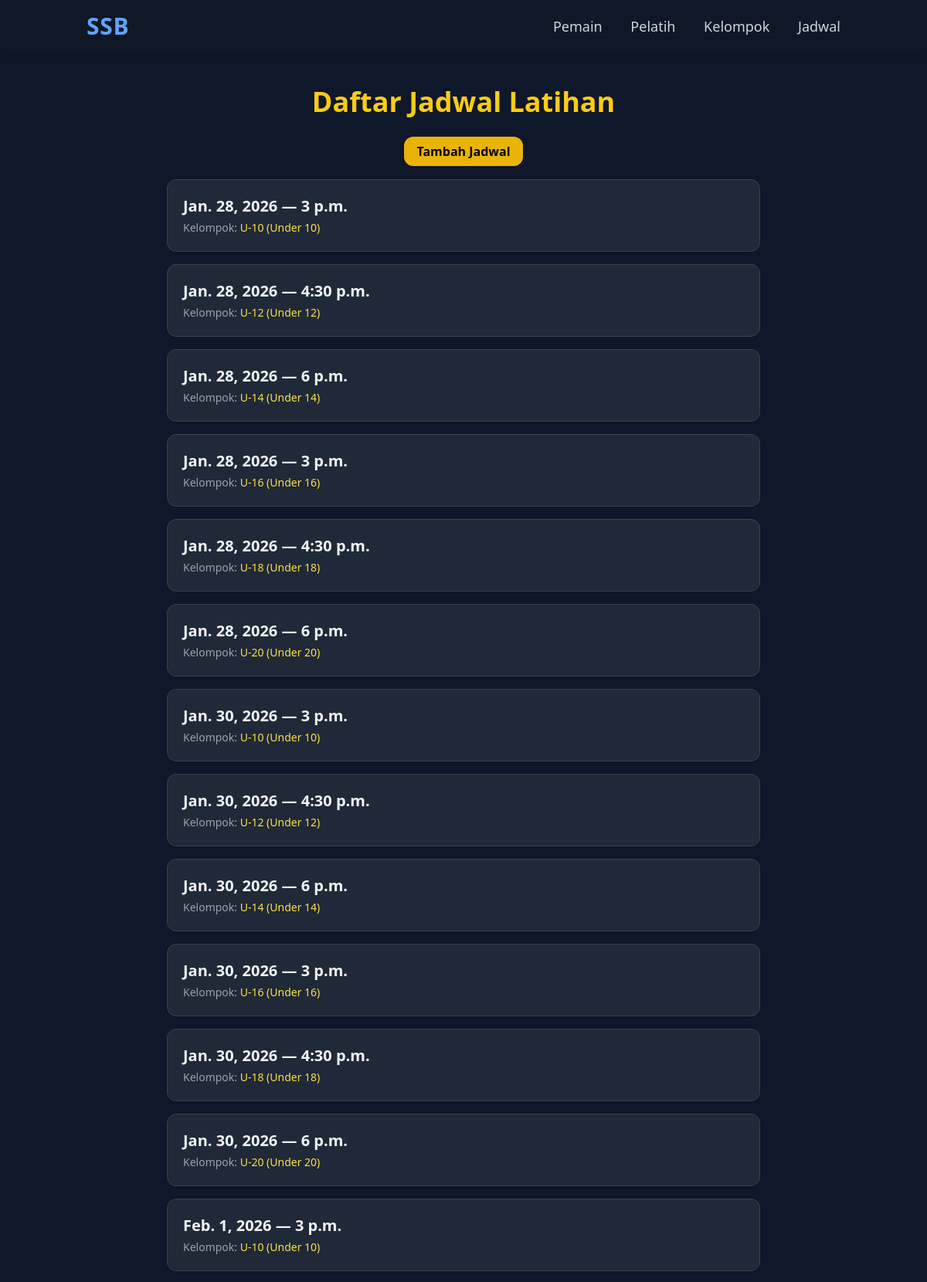
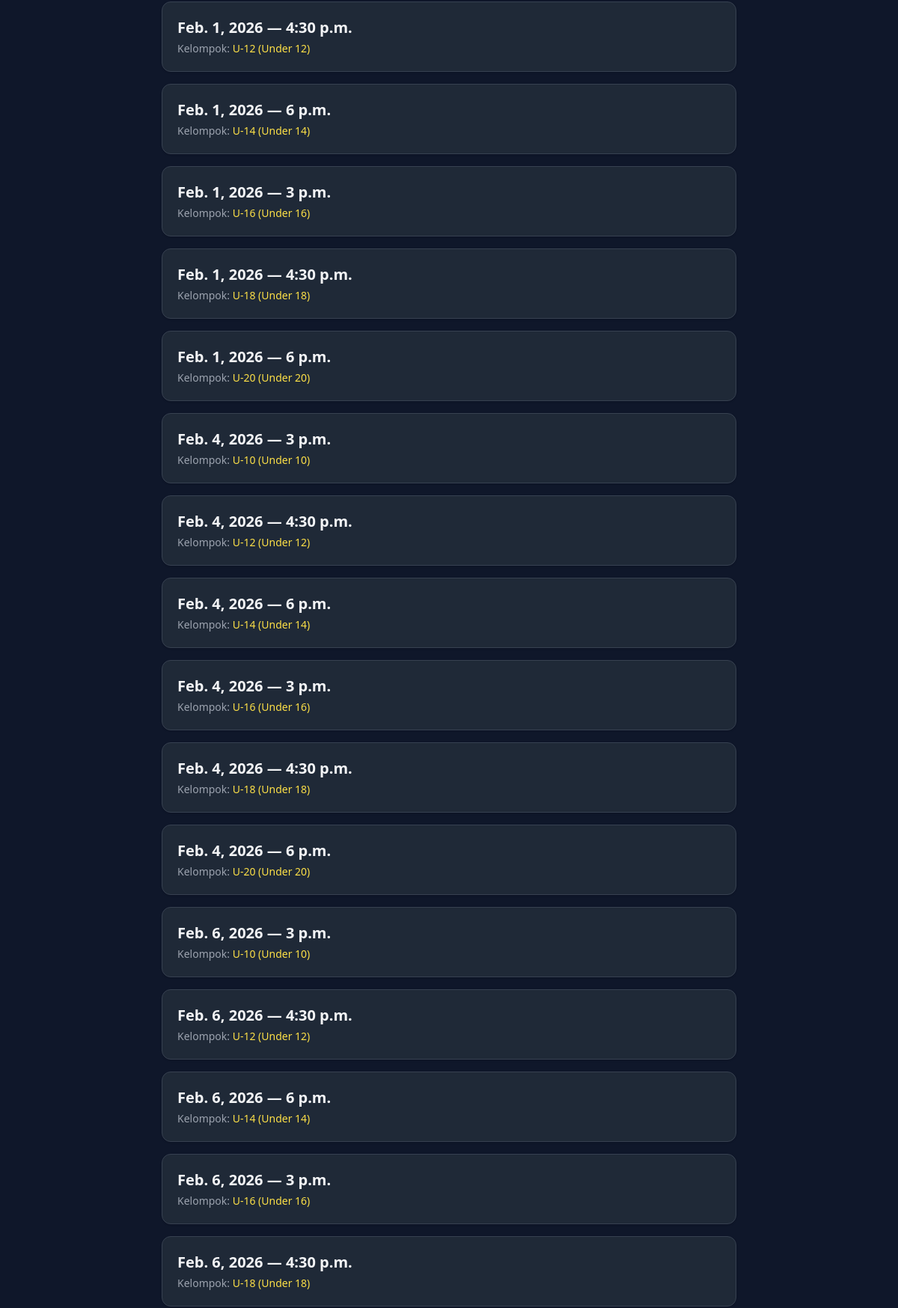
The app's page /schedules/ (upper part) with its own data (2 pictures, top to bottom).
### academy/models.py (models this page shows, shortened)
class TrainingSchedule(models.Model):
    date = models.DateField()
    time = models.TimeField()
    group = models.ForeignKey(Group, on_delete=models.CASCADE)

class Group(models.Model):
    name = models.CharField(max_length=50)
    coach = models.ForeignKey(Coach, on_delete=models.SET_NULL, null=True)

### academy/views.py (the view)
# urls.py: path('schedules/', views.schedule_list, name='schedule_list'),
def schedule_list(request):
    schedules = TrainingSchedule.objects.all()
    return render(request, 'academy/schedule_list.html', {'schedules': schedules})

### academy/templates/academy/schedule_list.html (shortened to what this page needs)
{% extends "academy/base.html" %}
{% load static %}
{% block content %}
<h1 class="text-4xl font-bold text-yellow-400 mb-8 text-center">Daftar Jadwal Latihan</h1>
<div class="text-center mb-6">
    <a href="/schedules/add/"
       class="bg-yellow-500 hover:bg-yellow-400 text-black font-semibold py-2 px-4 rounded-xl shadow">
        Tambah Jadwal
    </a>
</div>
<div class="space-y-4 max-w-3xl mx-auto">
    {% for s in schedules %}
    <a href="/schedules/{{ s.id }}/"
       class="block bg-gray-800 hover:bg-gray-700 rounded-xl border border-gray-700 p-5 transition shadow">
        <h3 class="text-xl font-bold text-gray-100">
            {{ s.date }} — {{ s.time }}
        </h3>
        {% if s.group %}
        <p class="text-gray-400 text-sm mt-1">
            Kelompok: <span class="text-yellow-300">{{ s.group.name }}</span>
        </p>
        {% endif %}
    </a>
    {% endfor %}
</div>
{% endblock %}

### academy/templates/academy/base.html (style rules this page uses)
body { background: #0f172a; }

### records on screen
TrainingSchedule: date "Jan. 28, 2026", time "3 p.m.", group.name "U-10 (Under 10)"
TrainingSchedule: date "Jan. 28, 2026", time "4:30 p.m.", group.name "U-12 (Under 12)"
TrainingSchedule: date "Jan. 28, 2026", time "6 p.m.", group.name "U-14 (Under 14)"
TrainingSchedule: date "Jan. 28, 2026", time "3 p.m.", group.name "U-16 (Under 16)"
TrainingSchedule: date "Jan. 28, 2026", time "4:30 p.m.", group.name "U-18 (Under 18)"
TrainingSchedule: date "Jan. 28, 2026", time "6 p.m.", group.name "U-20 (Under 20)"
TrainingSchedule: date "Jan. 30, 2026", time "3 p.m.", group.name "U-10 (Under 10)"
TrainingSchedule: date "Jan. 30, 2026", time "4:30 p.m.", group.name "U-12 (Under 12)"
TrainingSchedule: date "Jan. 30, 2026", time "6 p.m.", group.name "U-14 (Under 14)"
TrainingSchedule: date "Jan. 30, 2026", time "3 p.m.", group.name "U-16 (Under 16)"
TrainingSchedule: date "Jan. 30, 2026", time "4:30 p.m.", group.name "U-18 (Under 18)"
TrainingSchedule: date "Jan. 30, 2026", time "6 p.m.", group.name "U-20 (Under 20)"
TrainingSchedule: date "Feb. 1, 2026", time "3 p.m.", group.name "U-10 (Under 10)"
TrainingSchedule: date "Feb. 1, 2026", time "4:30 p.m.", group.name "U-12 (Under 12)"
TrainingSchedule: date "Feb. 1, 2026", time "6 p.m.", group.name "U-14 (Under 14)"
TrainingSchedule: date "Feb. 1, 2026", time "3 p.m.", group.name "U-16 (Under 16)"
TrainingSchedule: date "Feb. 1, 2026", time "4:30 p.m.", group.name "U-18 (Under 18)"
TrainingSchedule: date "Feb. 1, 2026", time "6 p.m.", group.name "U-20 (Under 20)"
TrainingSchedule: date "Feb. 4, 2026", time "3 p.m.", group.name "U-10 (Under 10)"
TrainingSchedule: date "Feb. 4, 2026", time "4:30 p.m.", group.name "U-12 (Under 12)"
TrainingSchedule: date "Feb. 4, 2026", time "6 p.m.", group.name "U-14 (Under 14)"
TrainingSchedule: date "Feb. 4, 2026", time "3 p.m.", group.name "U-16 (Under 16)"
TrainingSchedule: date "Feb. 4, 2026", time "4:30 p.m.", group.name "U-18 (Under 18)"
TrainingSchedule: date "Feb. 4, 2026", time "6 p.m.", group.name "U-20 (Under 20)"
TrainingSchedule: date "Feb. 6, 2026", time "3 p.m.", group.name "U-10 (Under 10)"
TrainingSchedule: date "Feb. 6, 2026", time "4:30 p.m.", group.name "U-12 (Under 12)"
TrainingSchedule: date "Feb. 6, 2026", time "6 p.m.", group.name "U-14 (Under 14)"
TrainingSchedule: date "Feb. 6, 2026", time "3 p.m.", group.name "U-16 (Under 16)"
TrainingSchedule: date "Feb. 6, 2026", time "4:30 p.m.", group.name "U-18 (Under 18)"
